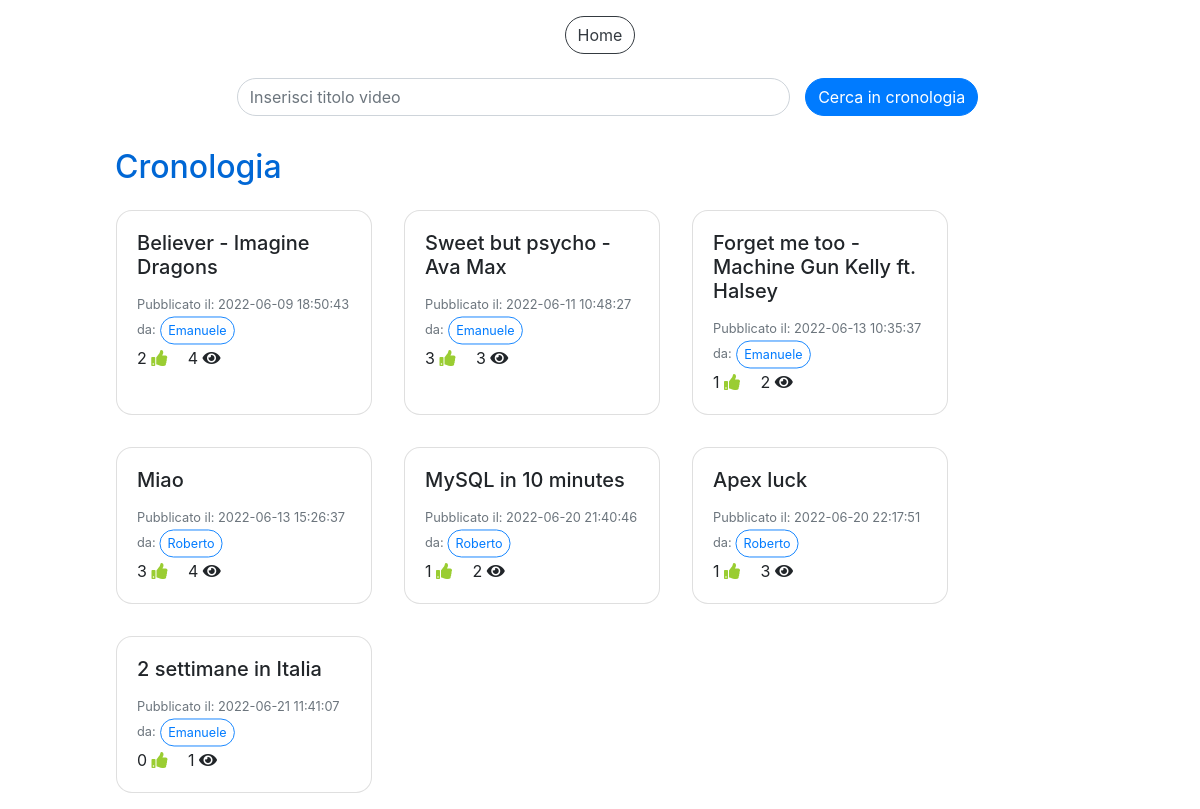
The app's page /cronologia.php (signed in) with its own data.
### tables this page shows
CREATE TABLE `video` (
  `IdVideo` int(11) NOT NULL,
  `Titolo` varchar(100) NOT NULL,
  `SorgenteVideo` varchar(300) NOT NULL,
  `DataPubblicazione` datetime NOT NULL DEFAULT CURRENT_TIMESTAMP,
  `NumeroLike` int(11) NOT NULL DEFAULT '0',
  `NumeroVisualizzazioni` int(11) NOT NULL DEFAULT '0',
  `IdAccount` int(11) NOT NULL
);

CREATE TABLE `accounts` (
  `IdAccount` int(11) NOT NULL,
  `Username` varchar(40) NOT NULL,
  `Mail` varchar(40) NOT NULL,
  `Password` varchar(100) NOT NULL,
  `Canale` tinyint(1) NOT NULL,
  `NumeroIscritti` int(11) DEFAULT NULL
);

### cronologia.php (the view, shortened to what this page needs)
<!DOCTYPE html>
<html>
<head>
  <link rel="stylesheet" href="css/style.css">
  <link rel="stylesheet" href="css/custom_style.css">
</head>
<body>
  <?php
    include("db.php");
  ?>
  <div class="container-fluid pt-3">
    <div class="row justify-content-center">
      <button type="button" class="btn btn-outline-dark" onclick="location.href='home.php'">Home</button>
    </div>
    <div class="row justify-content-center">
      <div class="col-10">
          <form method="POST" class="mt-2" style="width: 100%" action="cronologia.php">
            <div class="row align-items-center justify-content-center">
              <div class="form-group col-7 mt-3">
                <input type="text" id="cerca" class="form-control" name="cerca" placeholder="Inserisci titolo video">
              </div>
              <button id="bottoneCerca" class="btn btn-primary" value="">Cerca in cronologia</button>
            </div>
          </form>
        <h2 class="titleText mt-3">Cronologia</h2>
        <div id="cronologia" class="row">
        <?php
          $sql="SELECT * FROM Playlists WHERE IdAccount=? AND TipoPlaylist=?";
          $query=$db->prepare($sql);
          $dati=array($_SESSION["loginID"], 1);
          $query->execute($dati);
          $ris=$query->fetchAll();
          foreach($ris as $row) {
            $idCronologia=$row["IdPlaylist"];
          }
          $sql="SELECT * FROM Video v JOIN Accounts a ON v.IdAccount=a.IdAccount WHERE IdVideo IN (SELECT IdVideo FROM Composizioni_playlists WHERE IdPlaylist=?)";
          $dati=array($idCronologia);
          $query=$db->prepare($sql);
          $query->execute($dati);
          $ris=$query->fetchAll();
          foreach($ris as $row) {
            $sql="SELECT * FROM Video v, Visualizzazioni vis, Accounts a WHERE v.IdVideo=vis.IdVideo AND a.IdAccount=vis.IdAccount AND vis.IdAccount=? AND vis.IdVideo=?";
            $query=$db->prepare($sql);
            $dati=array($_SESSION["loginID"], $row["IdVideo"]);
            $query->execute($dati);
            $risVis=$query->fetchAll();
            $tempoVis=-1;
            $creator=$row["Username"];
            foreach($risVis as $vis) {
              $tempoVis=$vis["TempoVisualizzazione"];
            }
            echo '<div class="card card-video m-3" style="width: 16rem;">
                    <div class="card-body card-video" onclick="cardOnClick(\''. $row["IdVideo"] .'\',\''. $row["Titolo"] .'\',\''. $row["SorgenteVideo"] .'\',\''. $tempoVis .'\',\''. $creator .'\')">
                      <h5 class="card-title card-video">'. $row["Titolo"] .'</h5>
                      <p class="card-text card-video">
                        <small class="text-muted">Pubblicato il: '. $row["DataPubblicazione"] .'<br>da:<button type="button" class="btn btn-outline-primary btn-sm mini">'. $creator .'</button></small><br>
                        '. $row["NumeroLike"] .' <i class="fa fa-thumbs-up mr-3"></i>
                        '. $row["NumeroVisualizzazioni"] .' <i class="fa fa-eye"></i>
                      </p>
                    </div>
                  </div>';
          }
        ?>
        </div>
      </div>
    </div>
  </div>
</body>
</html>

### css/custom_style.css (style rules this page uses)
* { transition: 0.4s; }
div, h2, p { cursor: default; }
.card-video,.card-playlist,.card-post { cursor: pointer; }
.fa-thumbs-up { color: yellowgreen; }
body { height: 100vh; overflow: auto; }
.btn,.form-control,.custom-select { border-radius: 2rem; }
.mini { transform: scale(0.9); }
.card { border-radius: 1rem; }
.titleText { color: #0067d5; }

### records on screen
video: Titolo "Believer - Imagine Dragons", DataPubblicazione "2022-06-09 18:50:43", IdAccount.Username "Emanuele", NumeroLike "2", NumeroVisualizzazioni "4"
video: Titolo "Sweet but psycho - Ava Max", DataPubblicazione "2022-06-11 10:48:27", IdAccount.Username "Emanuele", NumeroLike "3", NumeroVisualizzazioni "3"
video: Titolo "Forget me too - Machine Gun Kelly ft. Halsey", DataPubblicazione "2022-06-13 10:35:37", IdAccount.Username "Emanuele", NumeroLike "1", NumeroVisualizzazioni "2"
video: Titolo "Miao", DataPubblicazione "2022-06-13 15:26:37", IdAccount.Username "Roberto", NumeroLike "3", NumeroVisualizzazioni "4"
video: Titolo "MySQL in 10 minutes", DataPubblicazione "2022-06-20 21:40:46", IdAccount.Username "Roberto", NumeroLike "1", NumeroVisualizzazioni "2"
video: Titolo "Apex luck", DataPubblicazione "2022-06-20 22:17:51", IdAccount.Username "Roberto", NumeroLike "1", NumeroVisualizzazioni "3"
video: Titolo "2 settimane in Italia", DataPubblicazione "2022-06-21 11:41:07", IdAccount.Username "Emanuele", NumeroLike "0", NumeroVisualizzazioni "1"
